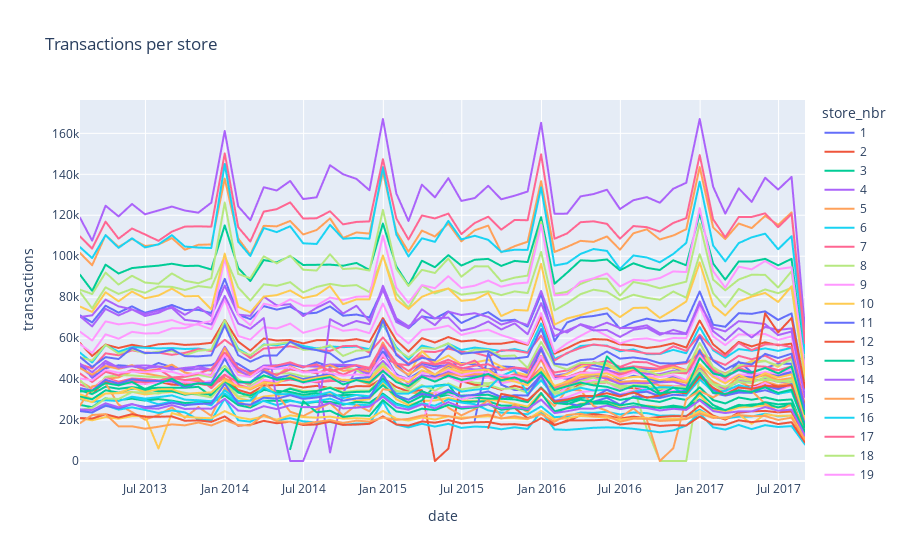

Notebook cell for this chart:
### Markdown cell above
#### Transactions per store per month

### Code cell
transactions_temp = transactions.set_index("date").groupby("store_nbr").resample("ME").agg({"transactions": "sum"}).reset_index()
px.line(transactions_temp, x="date", y="transactions", title="Transactions per store", color="store_nbr")
